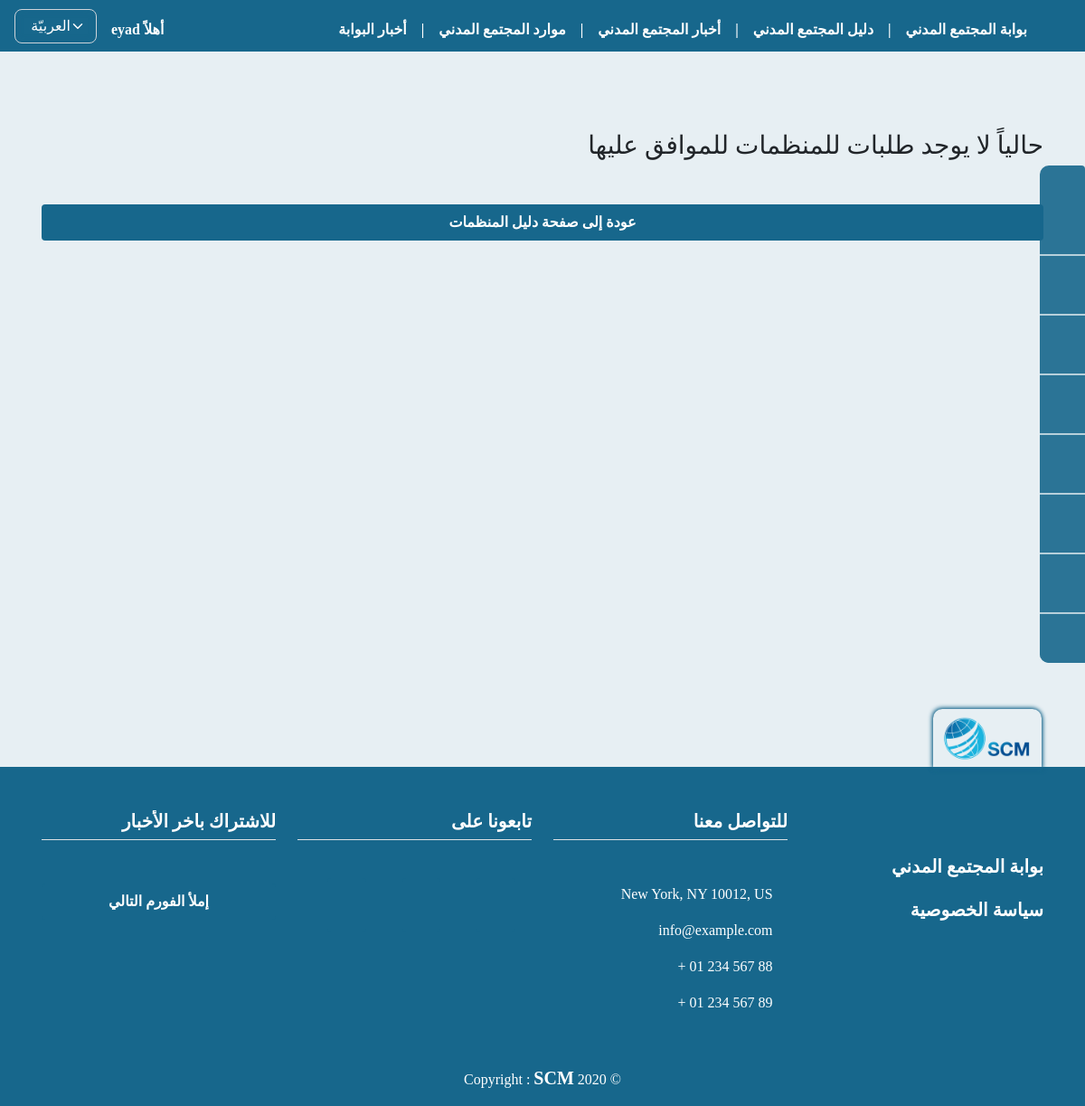
/guide_conf/ (signed in), run on an earlier commit of the app's database.
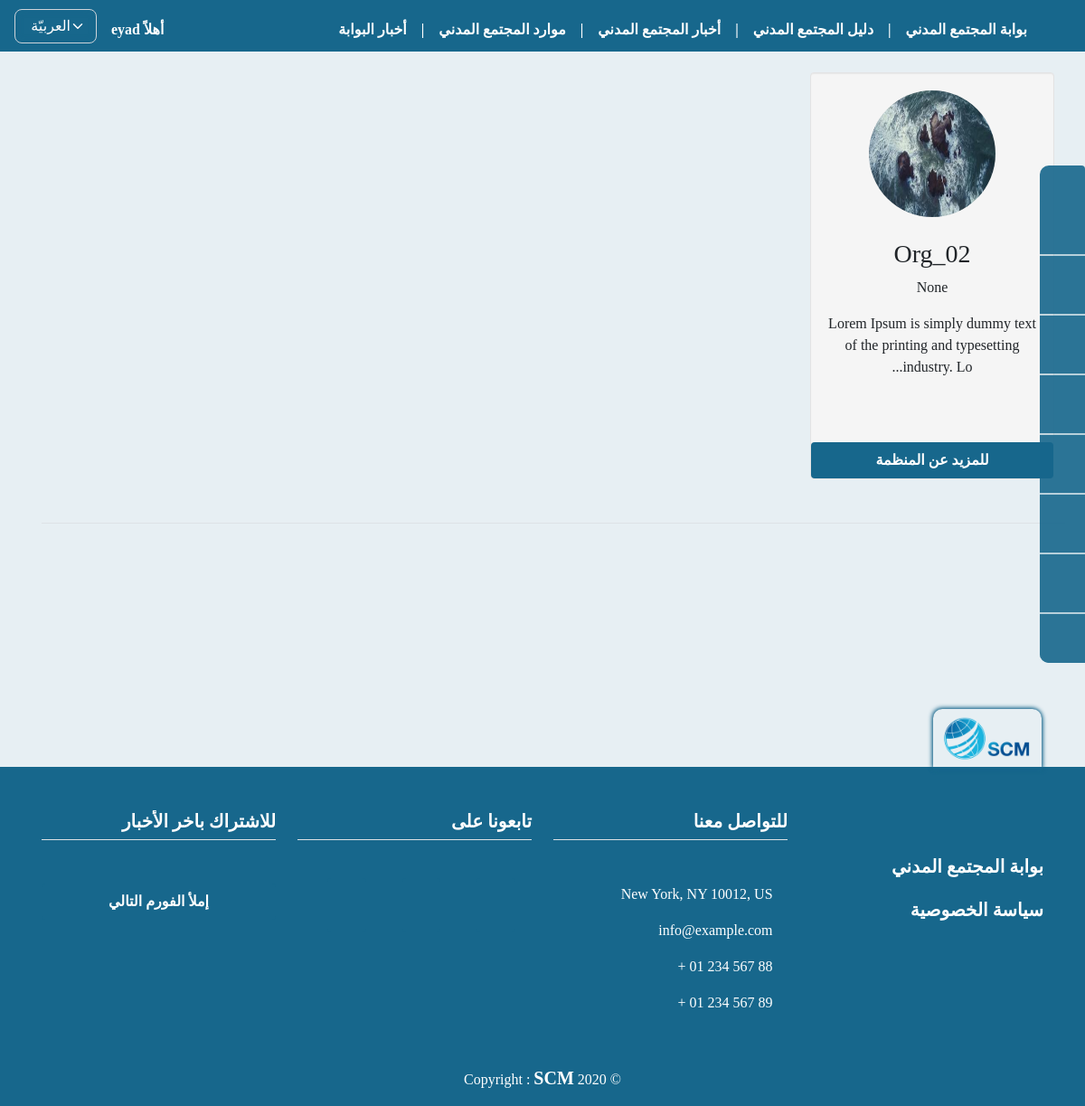
And on a later commit of the database.
### orgs/models.py (models this page shows, shortened)
class OrgProfile(models.Model):
    user = models.ForeignKey(
        User, on_delete=models.CASCADE)
    name = models.CharField(max_length=255, null=False,
                            verbose_name=_("اسم المنظمة"))
    name_en_ku = models.CharField(max_length=255, null=True, blank=True,
                                  verbose_name=_("اسم المنظمة باللغة الانكليزية أو الكردية"))
    short_cut = models.CharField(
        max_length=255, null=True, blank=True, verbose_name=_("الاسم المختصر"))
    org_type = models.CharField(
        max_length=150, null=False, choices=MyChoices.type_CHOICES, verbose_name=_("نوع المنظمة"))
    position_work = CountryField(
        max_length=255, null=False, verbose_name=_("مكان العمل"))
    city_work = models.ForeignKey(
        City, on_delete=models.SET_NULL, null=True, blank=True, verbose_name=_("المحافظة"))
    logo = models.ImageField(upload_to="org_logos",
                             null=False, default='org_logos/default_logo.jpg', verbose_name=_("شعار المنظمة"))
    message = models.TextField(
        max_length=2000, null=False, verbose_name=_("الرؤية و الرسالة"))
    name_managing_director = models.CharField(
        max_length=255, null=True, blank=True, verbose_name=_("اسم رئيس مجلس اﻹدارة"))
    name_ceo = models.CharField(
        max_length=255, null=True, blank=True, verbose_name=_('اسم المدير التنفيذي'))
    site_web = models.URLField(
        max_length=255, null=True, blank=True, verbose_name=_('الموقع الالكتروني'))
    facebook = models.URLField(
        max_length=255, null=True, blank=True, verbose_name=_('صفحة فيسبوك'))
    twitter = models.URLField(
        max_length=255, null=True, blank=True, verbose_name=_('صفحة تويتر'))
    email = models.EmailField(max_length=255, null=True,
                              blank=True, verbose_name=_('البريد الاكتروني'))
    phone = models.CharField(max_length=100, null=True,
                             blank=True, verbose_name=_('رقم الهاتف'))
    name_person_contact = models.CharField(
        max_length=255, null=True, blank=True, verbose_name=_('اسم الشخص المسؤول عن التواصل'))
    email_person_contact = models.EmailField(
        max_length=255, null=True, blank=True, verbose_name=_('البريد الاكتروني للشخص المسؤول عن التواصل'))
    org_adress = models.CharField(
        max_length=255, null=False, verbose_name=_('عنوان المقر الرئيسي'))
    work_domain = models.CharField(
        max_length=255, choices=MyChoices.domain_CHOICES, null=False, verbose_name=_('مجال العمل'))
    target_cat = models.CharField(
        max_length=255, null=False, choices=MyChoices.target_CHOICES, verbose_name=_('الفئات المستهدفة'))
    date_of_establishment = models.CharField(
        max_length=150, null=True, blank=True, verbose_name=_('تاريخ سنة التأسيس'))
    is_org_registered = models.CharField(
        max_length=100, null=False, choices=MyChoices.bool_CHOICES, verbose_name=_('هل المنظمة مسجلة ؟'))
    org_registered_country = CountryField(
        max_length=255, null=True, blank=True, verbose_name=_("بلد التسجيل"))
    org_members_count = models.PositiveIntegerField(
        validators=[MinValueValidator(1)], null=True, blank=True, verbose_name=_('عدد اﻷعضاء'))
    org_members_womans_count = models.PositiveIntegerField(
        validators=[MinValueValidator(1)], null=True, blank=True, verbose_name=_('عدد النساء من اﻷعضاء'))
    w_polic_regulations = models.CharField(
        max_length=200, null=False, choices=MyChoices.polic_CHOICES, verbose_name=_('السياسات واللوائح المكتوبة'))
    org_member_with = models.CharField(max_length=100, null=True, blank=True, choices=MyChoices.bool_CHOICES, verbose_name=_(
        'ھل المؤسسة عضو في اي شبكة او تحالف او جسم تنسیقي؟'))
    coalition_name = models.CharField(
        max_length=255, null=True, blank=True, verbose_name=_('اسم الشبكة / التحالف'))
    publish = models.BooleanField(default=False)
    created_at = models.DateTimeField(auto_now_add=True)
    published_at = models.DateTimeField(blank=True, null=True, default=None)
    updated_at = models.DateTimeField(blank=True, null=True, default=None)

### orgs/views.py (the view)
# urls.py: path('guide_conf/', views.guide_not_pub, name="guide_conf"),
def guide_not_pub(request):
    orgs = OrgProfile.objects.filter(publish=False).order_by('-created_at')
    paginator = Paginator(orgs, 12)
    page = request.GET.get('page')
    try:
        orgs = paginator.get_page(page)
    except(EmptyPage, InvalidPage):
        orgs = paginator.page(paginator.num_pages)
    context = {
        'orgs': orgs,
    }
    return render(request, 'orgs/guid/orgs_guid_conf_pub.html', context)

### templates/orgs/guid/orgs_guid_conf_pub.html (shortened to what this page needs)
{% extends 'base.html' %}
{% load static i18n %}
{% block content %}
{% if request.user.is_authenticated and request.user.is_staff %}
<h1>{% trans 'قائمة دليل المجتمع المدني للموافقة على النشر' %}</h1>
{% if orgs %}
<div class="row pt-4 mb-4">
    <br>
    <br>
    {% for org in orgs %}
    <div class="span3 well mb-4">
        <center>
            <a href="{% url 'particip_detail' org.id %}">
                <img src="{{ org.logo.url }}" name="{{ org.name_en_ku }}" title="{{ org.name_en_ku }}" width="140"
                    height="140" class="img-circle"></a>
            <h3 class="mt-4">{{ org.name }}</h3>
            <p>{{ org.short_cut }}</p>
            <p>{{ org.message|truncatechars:80 }}</p>
            <p>
                <a href="{% url 'particip_detail' org.id %}" class="btn btn-block">
                    {% trans 'للمزيد عن المنظمة' %} </a>
            </p>
        </center>
    </div>
    {% endfor %}
    <div class="pagination row border-top mt-4 pt-4" dir="ltr">
    </div>
</div>
{% else %}
<h3 class="pt-5 mt-5 mb-5"> {% trans 'حالياً لا يوجد طلبات للمنظمات للموافق عليها' %} </h3>
<a href="{% url 'guide' %}" class="btn btn-block mt-5"> {% trans 'عودة إلى صفحة دليل المنظمات' %} </a>
{% endif %}
{% endif %}
{% endblock %}

What changed in the data, as far as the page shows it:
now on this page (row edited): OrgProfile: logo (picture), name "Org_02", short_cut "None", message "Lorem Ipsum is simply dummy text of the printing and typesetting industry. Lo..."
Also different on the page:
text no longer shown: "حالياً لا يوجد طلبات للمنظمات للموافق عليها عودة إلى صفحة دليل المنظمات"
